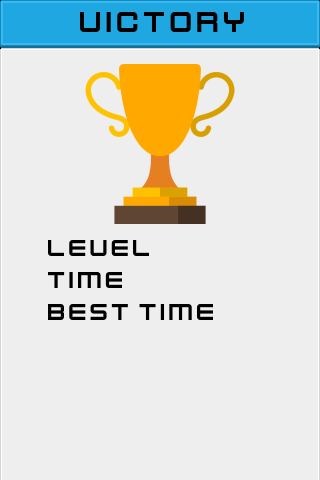

A level layout from a 2D game, rendered from its tile map. Below: a short description, then the map file with tile-grid data replaced by summaries:
An orthogonal 20x30 tile map with 16x16 px tiles, 6 tile layers (background, trophy, level, time, ...), 6 tilesets and 5 objects (home, next, level, time, best-time).

<map version="1.5" tiledversion="1.6.0" orientation="orthogonal" renderorder="right-down" width="20" height="30" tilewidth="16" tileheight="16" infinite="0" nextlayerid="14" nextobjectid="8">
 <tileset firstgid="1" name="victory" tilewidth="164" tileheight="20" tilecount="1" columns="0">
  <grid orientation="orthogonal" width="1" height="1" />
  <tile id="0">
   <image width="164" height="20" source="assets/drawing.png" />
  </tile>
 </tileset>
 <tileset firstgid="2" name="ui_tilesheet" tilewidth="16" tileheight="16" tilecount="270" columns="30">
  <image source="assets/ui_tilesheet.png" width="480" height="144" />
 </tileset>
 <tileset firstgid="272" name="trophy" tilewidth="16" tileheight="16" tilecount="100" columns="10">
  <image source="assets/trophy.png" width="160" height="160" />
 </tileset>
 <tileset firstgid="372" name="best-time" tilewidth="165" tileheight="16" tilecount="1" columns="0">
  <grid orientation="orthogonal" width="1" height="1" />
  <tile id="0">
   <image width="165" height="16" source="assets/ui-best-time.png" />
  </tile>
 </tileset>
 <tileset firstgid="373" name="time" tilewidth="74" tileheight="16" tilecount="1" columns="0">
  <grid orientation="orthogonal" width="1" height="1" />
  <tile id="0">
   <image width="74" height="16" source="assets/ui-time.png" />
  </tile>
 </tileset>
 <tileset firstgid="374" name="level" tilewidth="101" tileheight="16" tilecount="1" columns="0">
  <grid orientation="orthogonal" width="1" height="1" />
  <tile id="0">
   <image width="101" height="16" source="assets/ui-level.png" />
  </tile>
 </tileset>
 <layer id="1" name="background" width="20" height="30">
  <data>[600 cells, 600 non-empty, 15 distinct tile ids]</data>
 </layer>
 <layer id="8" name="trophy" width="20" height="30">
  <data>[600 cells, 100 non-empty, 100 distinct tile ids]</data>
 </layer>
 <group id="13" name="info">
  <layer id="9" name="level" width="20" height="30">
   <data>[600 cells, 1 non-empty, 1 distinct tile ids]</data>
  </layer>
  <layer id="11" name="time" width="20" height="30">
   <data>[600 cells, 1 non-empty, 1 distinct tile ids]</data>
  </layer>
  <layer id="12" name="best-time" width="20" height="30">
   <data>[600 cells, 1 non-empty, 1 distinct tile ids]</data>
  </layer>
 </group>
 <layer id="10" name="title" width="20" height="30">
  <data>[600 cells, 1 non-empty, 1 distinct tile ids]</data>
 </layer>
 <objectgroup id="4" name="buttons">
  <object id="1" name="home" x="160" y="368">
   <properties>
    <property name="font-name" value="fonts/Marker Felt.ttf" />
    <property name="font-size" type="float" value="20" />
    <property name="src-disabled" value="levels/assets/blue_button_disabled.png" />
    <property name="src-normal" value="levels/assets/blue_button_normal.png" />
    <property name="src-pressed" value="levels/assets/blue_button_pressed.png" />
    <property name="title" value="Home" />
   </properties>
   <point />
  </object>
  <object id="3" name="next" x="160" y="432">
   <properties>
    <property name="font-name" value="fonts/Marker Felt.ttf" />
    <property name="font-size" type="float" value="20" />
    <property name="src-disabled" value="levels/assets/blue_button_disabled.png" />
    <property name="src-normal" value="levels/assets/blue_button_normal.png" />
    <property name="src-pressed" value="levels/assets/blue_button_pressed.png" />
    <property name="title" value="Next" />
   </properties>
   <point />
  </object>
 </objectgroup>
 <objectgroup id="5" name="texts">
  <object id="5" name="level" x="240" y="256">
   <properties>
    <property name="font-name" value="fonts/Marker Felt.ttf" />
    <property name="font-size" type="float" value="20" />
   </properties>
   <point />
  </object>
  <object id="6" name="time" x="240" y="288">
   <properties>
    <property name="font-name" value="fonts/Marker Felt.ttf" />
    <property name="font-size" type="float" value="20" />
   </properties>
   <point />
  </object>
  <object id="7" name="best-time" x="240" y="320">
   <properties>
    <property name="font-name" value="fonts/Marker Felt.ttf" />
    <property name="font-size" type="float" value="20" />
   </properties>
   <point />
  </object>
 </objectgroup>
</map>
